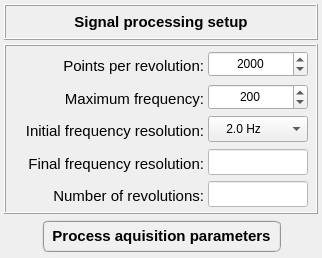
         <widget class="QFrame" name="frame_22">
          <property name="frameShape">
           <enum>QFrame::NoFrame</enum>
          </property>
          <property name="frameShadow">
           <enum>QFrame::Raised</enum>
          </property>
          <layout class="QGridLayout" name="gridLayout_16">
           <property name="leftMargin">
            <number>4</number>
           </property>
           <property name="topMargin">
            <number>4</number>
           </property>
           <property name="rightMargin">
            <number>4</number>
           </property>
           <property name="bottomMargin">
            <number>4</number>
           </property>
           <property name="spacing">
            <number>4</number>
           </property>
           <item row="1" column="0">
            <widget class="QFrame" name="frame_4">
             <property name="maximumSize">
              <size>
               <width>16777215</width>
               <height>170</height>
              </size>
             </property>
             <property name="frameShape">
              <enum>QFrame::Box</enum>
             </property>
             <property name="frameShadow">
              <enum>QFrame::Raised</enum>
             </property>
             <layout class="QGridLayout" name="gridLayout">
              <property name="leftMargin">
               <number>4</number>
              </property>
              <property name="topMargin">
               <number>4</number>
              </property>
              <property name="rightMargin">
               <number>4</number>
              </property>
              <property name="bottomMargin">
               <number>4</number>
              </property>
              <property name="spacing">
               <number>4</number>
              </property>
              <item row="1" column="1">
               <widget class="QLabel" name="label_41">
                <property name="minimumSize">
                 <size>
                  <width>190</width>
                  <height>32</height>
                 </size>
                </property>
                <property name="maximumSize">
                 <size>
                  <width>10</width>
                  <height>32</height>
                 </size>
                </property>
                <property name="font">
                 <font>
                  <family>MS Shell Dlg 2</family>
                  <pointsize>11</pointsize>
                  <weight>50</weight>
                  <italic>false</italic>
                  <bold>false</bold>
                 </font>
                </property>
                <property name="text">
                 <string>Maximum frequency:</string>
                </property>
                <property name="alignment">
                 <set>Qt::AlignRight|Qt::AlignTrailing|Qt::AlignVCenter</set>
                </property>
               </widget>
              </item>
              <item row="0" column="2">
               <widget class="QSpinBox" name="spinBox_number_of_points">
                <property name="minimumSize">
                 <size>
                  <width>100</width>
                  <height>26</height>
                 </size>
                </property>
                <property name="maximumSize">
                 <size>
                  <width>100</width>
                  <height>26</height>
                 </size>
                </property>
                <property name="alignment">
                 <set>Qt::AlignCenter</set>
                </property>
                <property name="minimum">
                 <number>1000</number>
                </property>
                <property name="maximum">
                 <number>10000</number>
                </property>
                <property name="singleStep">
                 <number>1000</number>
                </property>
                <property name="value">
                 <number>2000</number>
                </property>
               </widget>
              </item>
              <item row="1" column="2">
               <widget class="QSpinBox" name="spinBox_max_frequency">
                <property name="minimumSize">
                 <size>
                  <width>100</width>
                  <height>26</height>
                 </size>
                </property>
                <property name="maximumSize">
                 <size>
                  <width>100</width>
                  <height>26</height>
                 </size>
                </property>
                <property name="alignment">
                 <set>Qt::AlignCenter</set>
                </property>
                <property name="minimum">
                 <number>100</number>
                </property>
                <property name="maximum">
                 <number>1000</number>
                </property>
                <property name="singleStep">
                 <number>10</number>
                </property>
                <property name="value">
                 <number>200</number>
                </property>
               </widget>
              </item>
              <item row="2" column="2">
               <widget class="QComboBox" name="comboBox_frequency_resolution">
                <property name="minimumSize">
                 <size>
                  <width>100</width>
                  <height>26</height>
                 </size>
                </property>
                <property name="maximumSize">
                 <size>
                  <width>100</width>
                  <height>26</height>
                 </size>
                </property>
                <property name="layoutDirection">
                 <enum>Qt::LeftToRight</enum>
                </property>
                <property name="currentIndex">
                 <number>4</number>
                </property>
                <item>
                 <property name="text">
                  <string>    0.1 Hz</string>
                 </property>
                </item>
                <item>
                 <property name="text">
                  <string>    0.2 Hz</string>
                 </property>
                </item>
                <item>
                 <property name="text">
                  <string>    0.5Hz</string>
                 </property>
                </item>
                <item>
                 <property name="text">
                  <string>    1.0 Hz</string>
                 </property>
                </item>
                <item>
                 <property name="text">
                  <string>    2.0 Hz</string>
                 </property>
                </item>
               </widget>
              </item>
              <item row="3" column="2">
               <widget class="QLineEdit" name="lineEdit_frequency_resolution">
                <property name="enabled">
                 <bool>false</bool>
                </property>
                <property name="minimumSize">
                 <size>
                  <width>100</width>
                  <height>26</height>
                 </size>
                </property>
                <property name="maximumSize">
                 <size>
                  <width>100</width>
                  <height>26</height>
                 </size>
                </property>
                <property name="font">
                 <font>
                  <family>Arial</family>
                  <pointsize>12</pointsize>
                  <weight>75</weight>
                  <italic>true</italic>
                  <bold>true</bold>
                 </font>
                </property>
                <property name="styleSheet">
                 <string notr="true">background-color: rgb(255, 255, 255);
color: rgb(0, 0, 0);</string>
                </property>
                <property name="alignment">
                 <set>Qt::AlignCenter</set>
                </property>
               </widget>
              </item>
              <item row="3" column="1">
               <widget class="QLabel" name="label_39">
                <property name="minimumSize">
                 <size>
                  <width>190</width>
                  <height>32</height>
                 </size>
                </property>
                <property name="maximumSize">
                 <size>
                  <width>10</width>
                  <height>32</height>
                 </size>
                </property>
                <property name="font">
                 <font>
                  <family>MS Shell Dlg 2</family>
                  <pointsize>11</pointsize>
                  <weight>50</weight>
                  <italic>false</italic>
                  <bold>false</bold>
                 </font>
                </property>
                <property name="text">
                 <string>Final frequency resolution:</string>
                </property>
                <property name="alignment">
                 <set>Qt::AlignRight|Qt::AlignTrailing|Qt::AlignVCenter</set>
                </property>
               </widget>
              </item>
              <item row="2" column="1">
               <widget class="QLabel" name="label_38">
                <property name="minimumSize">
                 <size>
                  <width>190</width>
                  <height>32</height>
                 </size>
                </property>
                <property name="maximumSize">
                 <size>
                  <width>10</width>
                  <height>32</height>
                 </size>
                </property>
                <property name="font">
                 <font>
                  <family>MS Shell Dlg 2</family>
                  <pointsize>11</pointsize>
                  <weight>50</weight>
                  <italic>false</italic>
                  <bold>false</bold>
                 </font>
                </property>
                <property name="text">
                 <string>Initial frequency resolution:</string>
                </property>
                <property name="alignment">
                 <set>Qt::AlignRight|Qt::AlignTrailing|Qt::AlignVCenter</set>
                </property>
               </widget>
              </item>
              <item row="0" column="1">
               <widget class="QLabel" name="label_37">
                <property name="minimumSize">
                 <size>
                  <width>190</width>
                  <height>32</height>
                 </size>
                </property>
                <property name="maximumSize">
                 <size>
                  <width>10</width>
                  <height>32</height>
                 </size>
                </property>
                <property name="font">
                 <font>
                  <family>MS Shell Dlg 2</family>
                  <pointsize>11</pointsize>
                  <weight>50</weight>
                  <italic>false</italic>
                  <bold>false</bold>
                 </font>
                </property>
                <property name="text">
                 <string>Points per revolution:</string>
                </property>
                <property name="alignment">
                 <set>Qt::AlignRight|Qt::AlignTrailing|Qt::AlignVCenter</set>
                </property>
               </widget>
              </item>
              <item row="4" column="1">
               <widget class="QLabel" name="label_40">
                <property name="minimumSize">
                 <size>
                  <width>190</width>
                  <height>32</height>
                 </size>
                </property>
                <property name="maximumSize">
                 <size>
                  <width>10</width>
                  <height>32</height>
                 </size>
                </property>
                <property name="font">
                 <font>
                  <family>MS Shell Dlg 2</family>
                  <pointsize>11</pointsize>
                  <weight>50</weight>
                  <italic>false</italic>
                  <bold>false</bold>
                 </font>
                </property>
                <property name="text">
                 <string>Number of revolutions:</string>
                </property>
                <property name="alignment">
                 <set>Qt::AlignRight|Qt::AlignTrailing|Qt::AlignVCenter</set>
                </property>
               </widget>
              </item>
              <item row="4" column="2">
               <widget class="QLineEdit" name="lineEdit_number_of_revolutions">
                <property name="enabled">
                 <bool>false</bool>
                </property>
                <property name="minimumSize">
                 <size>
                  <width>100</width>
                  <height>26</height>
                 </size>
                </property>
                <property name="maximumSize">
                 <size>
                  <width>100</width>
                  <height>26</height>
                 </size>
                </property>
                <property name="font">
                 <font>
                  <family>Arial</family>
                  <pointsize>12</pointsize>
                  <weight>75</weight>
                  <italic>true</italic>
                  <bold>true</bold>
                 </font>
                </property>
                <property name="styleSheet">
                 <string notr="true">background-color: rgb(255, 255, 255);
color: rgb(0, 0, 0);</string>
                </property>
                <property name="alignment">
                 <set>Qt::AlignCenter</set>
                </property>
               </widget>
              </item>
              <item row="0" column="0">
               <widget class="QFrame" name="frame_19">
                <property name="frameShape">
                 <enum>QFrame::NoFrame</enum>
                </property>
                <property name="frameShadow">
                 <enum>QFrame::Raised</enum>
                </property>
               </widget>
              </item>
              <item row="0" column="3">
               <widget class="QFrame" name="frame_20">
                <property name="frameShape">
                 <enum>QFrame::NoFrame</enum>
                </property>
                <property name="frameShadow">
                 <enum>QFrame::Raised</enum>
                </property>
               </widget>
              </item>
             </layout>
            </widget>
           </item>
           <item row="0" column="0">
            <widget class="QFrame" name="frame_21">
             <property name="minimumSize">
              <size>
               <width>0</width>
               <height>36</height>
              </size>
             </property>
             <property name="maximumSize">
              <size>
               <width>16777215</width>
               <height>36</height>
              </size>
             </property>
             <property name="frameShape">
              <enum>QFrame::Box</enum>
             </property>
             <property name="frameShadow">
              <enum>QFrame::Raised</enum>
             </property>
             <layout class="QGridLayout" name="gridLayout_15">
              <property name="leftMargin">
               <number>0</number>
              </property>
              <property name="topMargin">
               <number>0</number>
              </property>
              <property name="rightMargin">
               <number>0</number>
              </property>
              <property name="bottomMargin">
               <number>0</number>
              </property>
              <property name="spacing">
               <number>0</number>
              </property>
              <item row="0" column="0">
               <widget class="QLabel" name="label_4">
                <property name="maximumSize">
                 <size>
                  <width>16777215</width>
                  <height>40</height>
                 </size>
                </property>
                <property name="font">
                 <font>
                  <pointsize>11</pointsize>
                  <weight>75</weight>
                  <italic>false</italic>
                  <bold>true</bold>
                 </font>
                </property>
                <property name="frameShape">
                 <enum>QFrame::NoFrame</enum>
                </property>
                <property name="frameShadow">
                 <enum>QFrame::Raised</enum>
                </property>
                <property name="text">
                 <string>Signal processing setup</string>
                </property>
                <property name="alignment">
                 <set>Qt::AlignCenter</set>
                </property>
               </widget>
              </item>
             </layout>
            </widget>
           </item>
           <item row="2" column="0">
            <widget class="QFrame" name="frame_23">
             <property name="minimumSize">
              <size>
               <width>0</width>
               <height>36</height>
              </size>
             </property>
             <property name="maximumSize">
              <size>
               <width>16777215</width>
               <height>36</height>
              </size>
             </property>
             <property name="frameShape">
              <enum>QFrame::NoFrame</enum>
             </property>
             <property name="frameShadow">
              <enum>QFrame::Raised</enum>
             </property>
             <layout class="QGridLayout" name="gridLayout_17">
              <property name="leftMargin">
               <number>0</number>
              </property>
              <property name="topMargin">
               <number>0</number>
              </property>
              <property name="rightMargin">
               <number>0</number>
              </property>
              <property name="bottomMargin">
               <number>0</number>
              </property>
              <property name="spacing">
               <number>0</number>
              </property>
              <item row="0" column="0">
               <widget class="QFrame" name="frame_24">
                <property name="frameShape">
                 <enum>QFrame::NoFrame</enum>
                </property>
                <property name="frameShadow">
                 <enum>QFrame::Raised</enum>
                </property>
               </widget>
              </item>
              <item row="0" column="1">
               <widget class="QPushButton" name="pushButton_process_aquisition_parameters">
                <property name="maximumSize">
                 <size>
                  <width>16777215</width>
                  <height>32</height>
                 </size>
                </property>
                <property name="font">
                 <font>
                  <family>MS Shell Dlg 2</family>
                  <pointsize>11</pointsize>
                  <weight>75</weight>
                  <italic>false</italic>
                  <bold>true</bold>
                 </font>
                </property>
                <property name="styleSheet">
                 <string notr="true">QPushButton{border-radius: 6px; border-color: rgb(150, 150, 150); border-style: ridge; border-width: 2px; color: rgb(0, 0, 0); background-color: rgb(240, 240, 240); font: 75 bold 11pt &quot;MS Shell Dlg 2&quot;}
QPushButton:hover{border-radius: 6px; border-color: rgb(0, 170, 255); border-style: ridge; border-width: 2px; color: rgb(0, 0, 0); background-color: rgba(174, 213, 255, 100); font: 75 bold 11pt &quot;MS Shell Dlg 2&quot;}
QPushButton:pressed{border-radius: 6px; border-color: rgb(0, 170, 255); border-style: ridge; border-width: 3px; color: rgb(0, 0, 0); background-color: rgb(174, 213, 255); font: 75 bold 11pt &quot;MS Shell Dlg 2&quot;}</string>
                </property>
                <property name="text">
                 <string>  Process aquisition parameters  </string>
                </property>
               </widget>
              </item>
              <item row="0" column="2">
               <widget class="QFrame" name="frame_25">
                <property name="frameShape">
                 <enum>QFrame::NoFrame</enum>
                </property>
                <property name="frameShadow">
                 <enum>QFrame::Raised</enum>
                </property>
               </widget>
              </item>
             </layout>
            </widget>
           </item>
          </layout>
         </widget>
